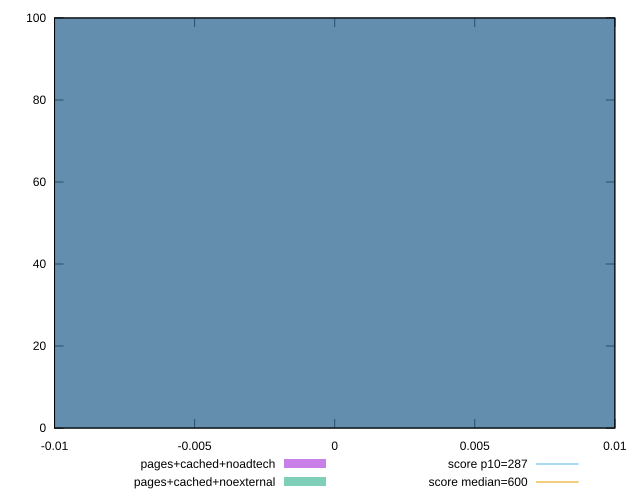

The script that saved this image:
reset

$pagesCachedNoadtech <<EOF
0 100
EOF

$pagesCachedNoexternal <<EOF
0 100
EOF

set key outside below
set boxwidth 0.1
set xrange [-0.01:0.01]
set yrange [0:100]
set trange [0:100]
set style fill transparent solid 0.5 noborder

set parametric
set terminal svg size 640, 500 enhanced background rgb 'white'
set output "reprap/total-blocking-time/comparison/histogram/4_vs_5.svg"

plot $pagesCachedNoadtech title "pages+cached+noadtech" with boxes, \
     $pagesCachedNoexternal title "pages+cached+noexternal" with boxes, \
     287,t title "score p10=287", \
     600,t title "score median=600"

reset
